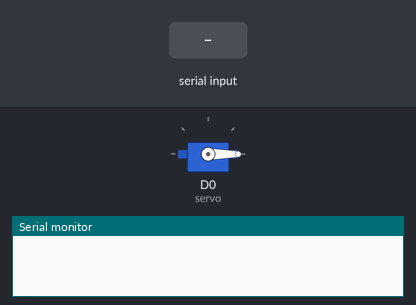
Recording of a sketch running on a simulated ESP8266 (NodeMCU). On the bench: servo, the last lines printed to the serial monitor. Inputs (shaded band) come from the test bench.

Above: at 3.2 s.
3.3 s: "lock" received over Serial
At 5.2 s:
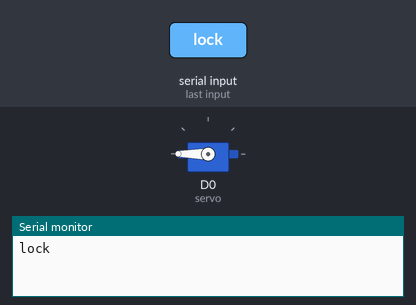
7.3 s: "open" received over Serial
At 9.5 s:
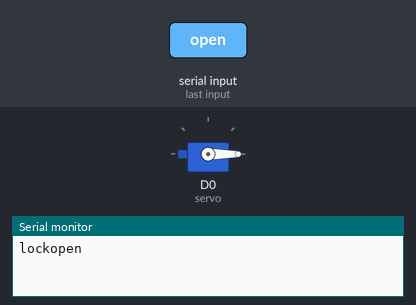
Timing chart, 0 to 11.0 s (numbered marks = the images above; inputs shaded):
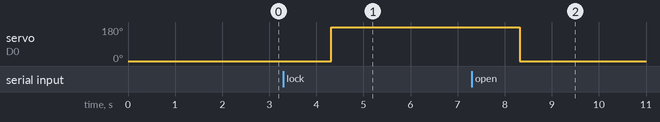

Measured:
- after the input at 3.3 s, servo on D0 (servo): 0° → 180° after 1.0 s
- after the input at 7.3 s, servo on D0 (servo): 180° → 0° after 1.0 s

The sketch:

lockdoor.ino
```cpp
#include <Servo.h>

#include <SPI.h>
#include <MFRC522.h>

#define TURN_ON 0
#define TURN_OFF 1

Servo servo;

constexpr uint8_t RST_PIN = D3;     // Configurable, see typical pin layout above
constexpr uint8_t SS_PIN = D4;     // Configurable, see typical pin layout above
MFRC522 rfid(SS_PIN, RST_PIN); // Instance of the class
MFRC522::MIFARE_Key key;
String tag;

String a;
void setup() {
  Serial.begin(9600);
  pinMode(LED_BUILTIN, OUTPUT);

  servo.attach(16); //D0
  servo.write(0);

  SPI.begin(); // Init SPI bus
  rfid.PCD_Init(); // Init MFRC522

  delay(2000);
}

void loop() {
  if (Serial.available()) {
    a = Serial.readString();
    Serial.print(a);
    a.trim();
    String command = a.substring(0);
    if (command == "lock") {
      servo.write(180);
      digitalWrite(LED_BUILTIN, TURN_ON);
    }
    if (command == "open") {
      servo.write(0);
      digitalWrite(LED_BUILTIN, TURN_OFF);
    }

  }

  if ( ! rfid.PICC_IsNewCardPresent())
    return;
  if (rfid.PICC_ReadCardSerial()) {
    for (byte i = 0; i < 4; i++) {
      tag += rfid.uid.uidByte[i];
    }
    Serial.print(tag);
    bool rs = tag == "220911633";
    if (tag == "220911633") {
      servo.write(0);
      digitalWrite(LED_BUILTIN, TURN_OFF);
    }
    if (tag == "13117114621") {
      servo.write(180);
      digitalWrite(LED_BUILTIN, TURN_ON);
    }
    tag = "";
    rfid.PICC_HaltA();
    rfid.PCD_StopCrypto1();
  }
}
```
